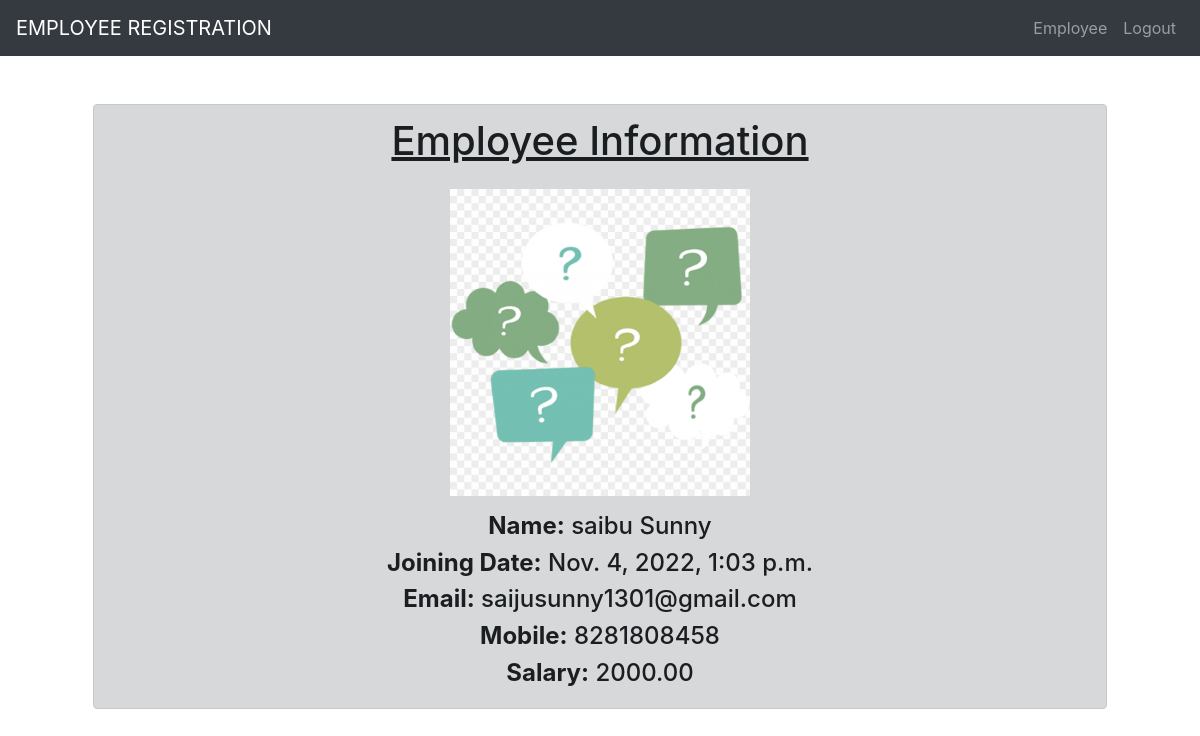
Page /viewEmployee/27 (signed in) on the committed database.
### empl/models.py (models this page shows)
class Employee(models.Model):
    user = models.ForeignKey(User, on_delete=models.CASCADE, null=True)
    name = models.CharField(max_length=100)
    pic = models.ImageField(upload_to="uploads", default='e.png')
    mobile = models.CharField(unique=True, max_length=10)
    email = models.EmailField()
    salary = models.DecimalField(max_digits=8, decimal_places=2)
    datetime = models.DateTimeField(auto_now=True)

### empl/views.py (the view)
# urls.py: path('viewEmployee/<int:id>', views.one_employee,name='oneEmp'),
@login_required(login_url='adminlogin')
def one_employee(request, id=None):
    emp = Employee.objects.get(id=id)
    context = {
        'emp': emp
    }
    return render(request, 'emp/viewEmp.html', context)

### empl/templates/emp/viewEmp.html (shortened to what this page needs)
{% extends 'base.html' %}
{% block content %}
<div class="alert alert-dark text-center m-5" role="alert">
    <h1 class="text-center"><u>Employee Information</u></h1>
 <img src="{{emp.pic.url}}" width="300px" class="m-3">
<h4><b>Name:</b> {{emp.name}}</h4>
<h4><b>Joining Date:</b> {{emp.datetime}}</h4>
<h4><b>Email:</b> {{emp.email}}</h4>
<h4><b>Mobile:</b> {{emp.mobile}}</h4>
<h4><b>Salary:</b> {{emp.salary}}</h4>
</div>
{% endblock %}

### rows in the picture
Employee: pic (picture), name "saibu Sunny", datetime "Nov. 4, 2022, 1:03 p.m.", email "saijusunny1301@gmail.com", mobile "8281808458", salary "2000.00"
